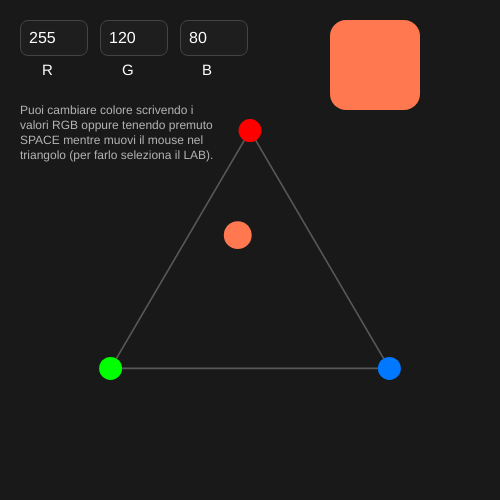
Frame 1 (no input)
Frame 60 (no input): identical to frame 1, image omitted
Frame 120 (the mouse pressed at the canvas centre since frame 60): identical to frame 1, image omitted

The p5.js sketch that drew this single still picture (run headless with seeded random() and noise() and a simulated clock; from frame 60 on, the mouse is pressed at the canvas centre):

// p5.js sketch
// ── sketch.js
// Array che contiene gli input RGB
let inputs = [];

// Colore corrente
let currentColor = {
	r: 255,
	g: 120,
	b: 80
};

// Attiva movimento col mouse quando SPACE è premuto
let movePoint = false;

// Coordinate dei vertici RGB
const vertices = [
	{ x: 0, y: -170, color: [255, 0, 0] },
	{ x: -170, y: 120, color: [0, 255, 0] },
	{ x: 170, y: 120, color: [0, 120, 255] }
];

/* =========================
   SETUP
   ========================= */
function setup() {

	createCanvas(500, 500);

	textFont('Arial');

	// Crea input RGB
	["255", "120", "80"].forEach((value, i) => {

		let input = createInput(value);

		styleInput(input, 20 + i * 80);

		inputs.push(input);
	});
}

/* =========================
   DRAW
   ========================= */
function draw() {

	background(8);

	// Se NON stiamo muovendo il pallino
	// usa i valori degli input
	if (!movePoint) {

		let values = inputs.map(input =>
			constrain(parseInt(input.value()) || 0, 0, 255)
		);

		currentColor.r = values[0];
		currentColor.g = values[1];
		currentColor.b = values[2];
	}

	// Se SPACE è premuto
	// aggiorna colore dal mouse
	if (movePoint) {
		updateColorFromMouse();
	}

	drawPanel();

	push();

	translate(width / 2, height / 2 + 20);

	scale(0.82);

	drawTriangle();

	drawColorPoint(
		currentColor.r,
		currentColor.g,
		currentColor.b
	);

	pop();

	drawColorPreview(
		currentColor.r,
		currentColor.g,
		currentColor.b
	);

	drawLabels();
}

/* =========================
   STYLE INPUT
   ========================= */
function styleInput(input, x) {

	input.position(x, 20);

	input.size(50);

	input.style('background', '#1e1e1e');
	input.style('color', 'white');
	input.style('border', '1px solid #444');
	input.style('border-radius', '8px');
	input.style('padding', '8px');
	input.style('font-size', '16px');
}

/* =========================
   DRAW PANEL
   ========================= */
function drawPanel() {

	noStroke();

	fill(25);

	rect(0, 0, 600, 600);
}

/* =========================
   DRAW TRIANGLE
   ========================= */
function drawTriangle() {

	strokeWeight(2);

	stroke(255, 70);

	// Disegna lati triangolo
	for (let i = 0; i < 3; i++) {

		let a = vertices[i];
		let b = vertices[(i + 1) % 3];

		line(a.x, a.y, b.x, b.y);
	}

	// Disegna vertici RGB
	noStroke();

	vertices.forEach(v => {

		fill(...v.color);

		ellipse(v.x, v.y, 28);
	});
}

/* =========================
   DRAW COLOR POINT
   =========================
   Posiziona il pallino RGB
   usando coordinate baricentriche.
*/
function drawColorPoint(r, g, b) {

	let total = r + g + b || 1;

	let weights = [r, g, b].map(v => v / total);

	let x = 0;
	let y = 0;

	vertices.forEach((v, i) => {

		x += weights[i] * v.x;
		y += weights[i] * v.y;
	});

	noStroke();

	fill(r, g, b);

	ellipse(x, y, 34);
}

/* =========================
   UPDATE COLOR FROM MOUSE
   =========================
   Quando SPACE è premuto:
   - prende posizione mouse
   - converte in RGB
*/
function updateColorFromMouse() {

	// Coordinate mouse nel triangolo
	let mx = (mouseX - width / 2) / 0.82;
	let my = (mouseY - (height / 2 + 20)) / 0.82;

	// Vertici
	let A = vertices[0];
	let B = vertices[1];
	let C = vertices[2];

	// Formula coordinate baricentriche
	let det =
		(B.y - C.y) * (A.x - C.x) +
		(C.x - B.x) * (A.y - C.y);

	let r =
		((B.y - C.y) * (mx - C.x) +
		(C.x - B.x) * (my - C.y)) / det;

	let g =
		((C.y - A.y) * (mx - C.x) +
		(A.x - C.x) * (my - C.y)) / det;

	let b = 1 - r - g;

	// Solo se il mouse è dentro il triangolo
	if (r >= 0 && g >= 0 && b >= 0) {

		currentColor.r = floor(r * 255);
		currentColor.g = floor(g * 255);
		currentColor.b = floor(b * 255);

		// Aggiorna input
		inputs[0].value(currentColor.r);
		inputs[1].value(currentColor.g);
		inputs[2].value(currentColor.b);
	}
}

/* =========================
   DRAW COLOR PREVIEW
   ========================= */
function drawColorPreview(r, g, b) {

	noStroke();

	fill(r, g, b);

	rect(330, 20, 90, 90, 16);
}

/* =========================
   DRAW LABELS
   ========================= */
function drawLabels() {
	drawInstructions();
	fill(255);

	textSize(15);

	["R", "G", "B"].forEach((label, i) => {

		text(label, 42 + i * 80, 75);
	});
}
/* =========================
   DRAW INSTRUCTIONS
   =========================
   Disegna il testo istruzioni sotto RGB.
*/
function drawInstructions() {

	fill(180);

	textSize(12);

	textAlign(LEFT);

	text(
		"Puoi cambiare colore scrivendo i valori RGB oppure tenendo premuto SPACE mentre muovi il mouse nel triangolo (per farlo seleziona il LAB).",
		20,
		105,
		200
	);
}
/* =========================
   KEY EVENTS
   =========================
   SPACE attiva/disattiva
   il movimento col mouse.
*/
function keyPressed() {

	if (key === ' ') {
		movePoint = true;
	}
}

function keyReleased() {

	if (key === ' ') {
		movePoint = false;
	}
}
// ── index copy.html
<!DOCTYPE html>
<html lang="en">
<head>
	<meta charset="UTF-8">
	<!-- p5.js -->
  <script src="https://cdn.jsdelivr.net/npm/p5@1.9.4/lib/p5.min.js"></script>

  <!-- chroma.js -->
  <script src="https://cdnjs.cloudflare.com/ajax/libs/chroma-js/2.4.2/chroma.min.js"></script>
	<meta name="viewport" content="width=device-width, initial-scale=1.0">
	<title>Esempio 0: template
<!doctype html>
<html>
<head>
	<meta charset="utf-8">
	<title>02_RGB — Spazio colore RGB</title>
	<meta name="viewport" content="width=device-width, initial-scale=1">
	<script src="https://cdnjs.cloudflare.com/ajax/libs/p5.js/1.6.0/p5.min.js"></script>
	<script src="sketch.js"></script>
	<style>
		html,body{height:100%;margin:0}
		#info{position:fixed;left:12px;top:12px;background:rgba(255,255,255,0.92);padding:12px;border-radius:8px;max-width:380px;font-family:Arial,Helvetica,sans-serif;font-size:14px;line-height:1.3;z-index:10}
		#footer{position:fixed;left:12px;bottom:12px;background:rgba(255,255,255,0.9);padding:8px;border-radius:6px;font-family:Arial,Helvetica,sans-serif;font-size:13px;z-index:10}
	</style>
</head>
<body>
	<div id="info">
		<strong>Spazio colore RGB — modello matematico</strong>
		<p>Muovi i cursori R, G, B per cambiare il colore. Lo sketch mostra il vettore colore v = [R, G, B], la sua forma normalizzata e come combinazione lineare delle basi canoniche <em>e_R, e_G, e_B</em>.</p>
		<ul>
			<li>Valori: 0–255 (interi).</li>
			<li>Vettore normalizzato: v / 255 ∈ [0,1]^3.</li>
		</ul>
	</div>
	<div id="footer">Usa il mouse (drag) per ruotare, scroll per zoom — oppure usa i cursori sottostanti.</div>
</body>
</html>
